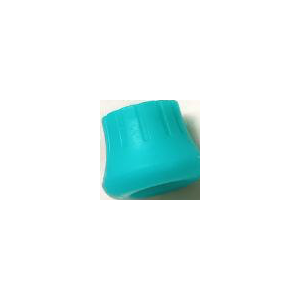
#> input picture Ejercicio-4/Img/Ejercicio4-a.png, 300 x 300 px, found by its file name
$ python Ejercicio-4.py   (older library calls are emulated)
#> lines starting #> are read from the running program, lines starting #| are printed output that depends on the picture
import matplotlib
import matplotlib.pyplot as plt

import numpy as np

import skimage.filters
from skimage import io
import os

import math

filename = os.getcwd() + '/Ejercicio-4/Img/Ejercicio4-a.png'

image = io.imread(filename, as_gray=False)
#> image is the input picture: shape (300, 300, 4); mean R, G, B, A 232.6, 246.8, 246.6, 255

angle = math.radians(45)
s = math.sin(angle)
c = math.cos(angle)

shape = image.shape
#> shape = (300, 300, 4)

print(shape)
#| (300, 300, 4)
w = shape[1]
#> w = 300
h = shape[0]
#> h = 300

new_image = np.full(shape, 255, dtype = np.int16)

for i in range(0, w):
    for j in range(0, h):
        for m in range(0, 5):
          for n in range(0,5):
                x = j-w/2 + m/5
                y = i-h/2 + n/5

                new_x = np.int(x*c + y*s + w/2)
                new_y = np.int(y*c - x*s + h/2)

                if(new_x < w and new_x >= 0 and new_y < h and new_y >= 0):
                    new_image[new_x, new_y,:] = image[j,i,:]
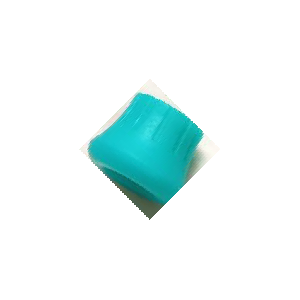
#> new_image: shape (300, 300, 4) int16; mean R, G, B, A 232.7, 246.9, 246.6, 255

fig, ax = plt.subplots(1, 1)
ax.imshow(image, cmap=plt.cm.gray)
ax.set_title('Original')
ax.axis('off')

fig1, ax1 = plt.subplots(1, 1)
ax1.imshow(new_image, cmap=plt.cm.gray)
ax1.set_title('Rotada')
ax1.axis('off')

plt.show()
